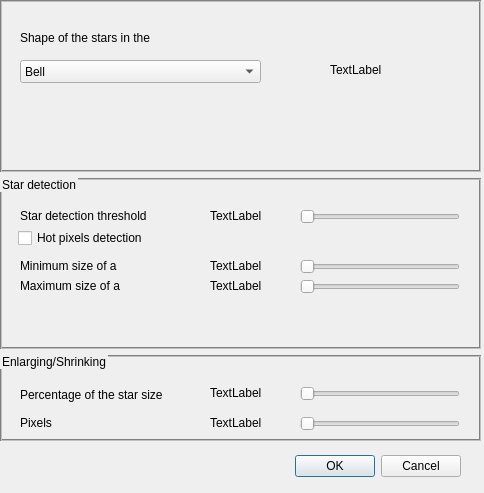
<?xml version="1.0" encoding="UTF-8"?>
<ui version="4.0">
 <class>StarMaskDlg</class>
 <widget class="QDialog" name="StarMaskDlg">
  <property name="windowModality">
   <enum>Qt::ApplicationModal</enum>
  </property>
  <property name="geometry">
   <rect>
    <x>0</x>
    <y>0</y>
    <width>484</width>
    <height>493</height>
   </rect>
  </property>
  <property name="windowTitle">
   <string>Create a Star Mask</string>
  </property>
  <property name="styleSheet">
   <string notr="true">QGroupBox { margin-top: 1ex; border: 2px groove grey; } 
QGroupBox::title { subcontrol-origin: margin; subcontrol-position: left top; left: 1em; }</string>
  </property>
  <widget class="QDialogButtonBox" name="buttonBox">
   <property name="geometry">
    <rect>
     <x>120</x>
     <y>450</y>
     <width>341</width>
     <height>32</height>
    </rect>
   </property>
   <property name="orientation">
    <enum>Qt::Horizontal</enum>
   </property>
   <property name="standardButtons">
    <set>QDialogButtonBox::Cancel|QDialogButtonBox::Ok</set>
   </property>
  </widget>
  <widget class="QWidget" name="layoutWidget">
   <property name="geometry">
    <rect>
     <x>0</x>
     <y>0</y>
     <width>481</width>
     <height>441</height>
    </rect>
   </property>
   <layout class="QVBoxLayout" name="verticalLayout_2">
    <item>
     <widget class="QGroupBox" name="groupBox">
      <property name="sizePolicy">
       <sizepolicy hsizetype="Preferred" vsizetype="Preferred">
        <horstretch>0</horstretch>
        <verstretch>2</verstretch>
       </sizepolicy>
      </property>
      <property name="title">
       <string/>
      </property>
      <widget class="QLabel" name="label">
       <property name="geometry">
        <rect>
         <x>20</x>
         <y>30</y>
         <width>151</width>
         <height>16</height>
        </rect>
       </property>
       <property name="text">
        <string>Shape of the stars in the</string>
       </property>
      </widget>
      <widget class="QComboBox" name="starShape">
       <property name="geometry">
        <rect>
         <x>20</x>
         <y>60</y>
         <width>241</width>
         <height>23</height>
        </rect>
       </property>
       <item>
        <property name="text">
         <string>Bell</string>
        </property>
       </item>
       <item>
        <property name="text">
         <string>Truncated Bell</string>
        </property>
       </item>
       <item>
        <property name="text">
         <string>Cone</string>
        </property>
       </item>
       <item>
        <property name="text">
         <string>Truncated Cone</string>
        </property>
       </item>
       <item>
        <property name="text">
         <string>Cubic</string>
        </property>
       </item>
       <item>
        <property name="text">
         <string>Quadratic</string>
        </property>
       </item>
      </widget>
      <widget class="QLabel" name="shapeImage">
       <property name="geometry">
        <rect>
         <x>330</x>
         <y>20</y>
         <width>100</width>
         <height>100</height>
        </rect>
       </property>
       <property name="text">
        <string>TextLabel</string>
       </property>
      </widget>
     </widget>
    </item>
    <item>
     <widget class="QGroupBox" name="groupBox_2">
      <property name="sizePolicy">
       <sizepolicy hsizetype="Preferred" vsizetype="Preferred">
        <horstretch>0</horstretch>
        <verstretch>2</verstretch>
       </sizepolicy>
      </property>
      <property name="styleSheet">
       <string notr="true"/>
      </property>
      <property name="title">
       <string>Star detection</string>
      </property>
      <widget class="QLabel" name="label_2">
       <property name="geometry">
        <rect>
         <x>20</x>
         <y>30</y>
         <width>161</width>
         <height>16</height>
        </rect>
       </property>
       <property name="text">
        <string>Star detection threshold</string>
       </property>
      </widget>
      <widget class="QCheckBox" name="hotPixels">
       <property name="geometry">
        <rect>
         <x>18</x>
         <y>50</y>
         <width>161</width>
         <height>20</height>
        </rect>
       </property>
       <property name="text">
        <string>Hot pixels detection</string>
       </property>
      </widget>
      <widget class="QSlider" name="thresholdSlider">
       <property name="geometry">
        <rect>
         <x>300</x>
         <y>30</y>
         <width>160</width>
         <height>17</height>
        </rect>
       </property>
       <property name="orientation">
        <enum>Qt::Horizontal</enum>
       </property>
      </widget>
      <widget class="QSlider" name="minSlider">
       <property name="geometry">
        <rect>
         <x>300</x>
         <y>80</y>
         <width>160</width>
         <height>17</height>
        </rect>
       </property>
       <property name="orientation">
        <enum>Qt::Horizontal</enum>
       </property>
      </widget>
      <widget class="QSlider" name="maxSlider">
       <property name="geometry">
        <rect>
         <x>300</x>
         <y>100</y>
         <width>160</width>
         <height>17</height>
        </rect>
       </property>
       <property name="orientation">
        <enum>Qt::Horizontal</enum>
       </property>
      </widget>
      <widget class="QLabel" name="thresholdLabel">
       <property name="geometry">
        <rect>
         <x>210</x>
         <y>30</y>
         <width>65</width>
         <height>15</height>
        </rect>
       </property>
       <property name="text">
        <string>TextLabel</string>
       </property>
      </widget>
      <widget class="QLabel" name="minLabel">
       <property name="geometry">
        <rect>
         <x>210</x>
         <y>80</y>
         <width>65</width>
         <height>15</height>
        </rect>
       </property>
       <property name="text">
        <string>TextLabel</string>
       </property>
      </widget>
      <widget class="QLabel" name="maxLabel">
       <property name="geometry">
        <rect>
         <x>210</x>
         <y>100</y>
         <width>65</width>
         <height>15</height>
        </rect>
       </property>
       <property name="text">
        <string>TextLabel</string>
       </property>
      </widget>
      <widget class="QLabel" name="label_6">
       <property name="geometry">
        <rect>
         <x>20</x>
         <y>80</y>
         <width>161</width>
         <height>16</height>
        </rect>
       </property>
       <property name="text">
        <string>Minimum size of a</string>
       </property>
      </widget>
      <widget class="QLabel" name="label_7">
       <property name="geometry">
        <rect>
         <x>20</x>
         <y>100</y>
         <width>161</width>
         <height>16</height>
        </rect>
       </property>
       <property name="text">
        <string>Maximum size of a</string>
       </property>
      </widget>
     </widget>
    </item>
    <item>
     <widget class="QGroupBox" name="groupBox_3">
      <property name="sizePolicy">
       <sizepolicy hsizetype="Preferred" vsizetype="Preferred">
        <horstretch>0</horstretch>
        <verstretch>1</verstretch>
       </sizepolicy>
      </property>
      <property name="title">
       <string>Enlarging/Shrinking</string>
      </property>
      <widget class="QLabel" name="label_8">
       <property name="geometry">
        <rect>
         <x>20</x>
         <y>30</y>
         <width>201</width>
         <height>20</height>
        </rect>
       </property>
       <property name="text">
        <string>Percentage of the star size</string>
       </property>
      </widget>
      <widget class="QLabel" name="label_9">
       <property name="geometry">
        <rect>
         <x>20</x>
         <y>60</y>
         <width>57</width>
         <height>15</height>
        </rect>
       </property>
       <property name="text">
        <string>Pixels</string>
       </property>
      </widget>
      <widget class="QSlider" name="pcSlider">
       <property name="geometry">
        <rect>
         <x>300</x>
         <y>30</y>
         <width>160</width>
         <height>17</height>
        </rect>
       </property>
       <property name="orientation">
        <enum>Qt::Horizontal</enum>
       </property>
      </widget>
      <widget class="QSlider" name="pixSlider">
       <property name="geometry">
        <rect>
         <x>300</x>
         <y>60</y>
         <width>160</width>
         <height>17</height>
        </rect>
       </property>
       <property name="orientation">
        <enum>Qt::Horizontal</enum>
       </property>
      </widget>
      <widget class="QLabel" name="pcLabel">
       <property name="geometry">
        <rect>
         <x>210</x>
         <y>30</y>
         <width>65</width>
         <height>15</height>
        </rect>
       </property>
       <property name="text">
        <string>TextLabel</string>
       </property>
      </widget>
      <widget class="QLabel" name="pixLabel">
       <property name="geometry">
        <rect>
         <x>210</x>
         <y>60</y>
         <width>65</width>
         <height>15</height>
        </rect>
       </property>
       <property name="text">
        <string>TextLabel</string>
       </property>
      </widget>
     </widget>
    </item>
   </layout>
  </widget>
 </widget>
 <resources/>
 <connections>
  <connection>
   <sender>buttonBox</sender>
   <signal>accepted()</signal>
   <receiver>StarMaskDlg</receiver>
   <slot>accept()</slot>
   <hints>
    <hint type="sourcelabel">
     <x>248</x>
     <y>254</y>
    </hint>
    <hint type="destinationlabel">
     <x>157</x>
     <y>274</y>
    </hint>
   </hints>
  </connection>
  <connection>
   <sender>buttonBox</sender>
   <signal>rejected()</signal>
   <receiver>StarMaskDlg</receiver>
   <slot>reject()</slot>
   <hints>
    <hint type="sourcelabel">
     <x>316</x>
     <y>260</y>
    </hint>
    <hint type="destinationlabel">
     <x>286</x>
     <y>274</y>
    </hint>
   </hints>
  </connection>
 </connections>
</ui>
